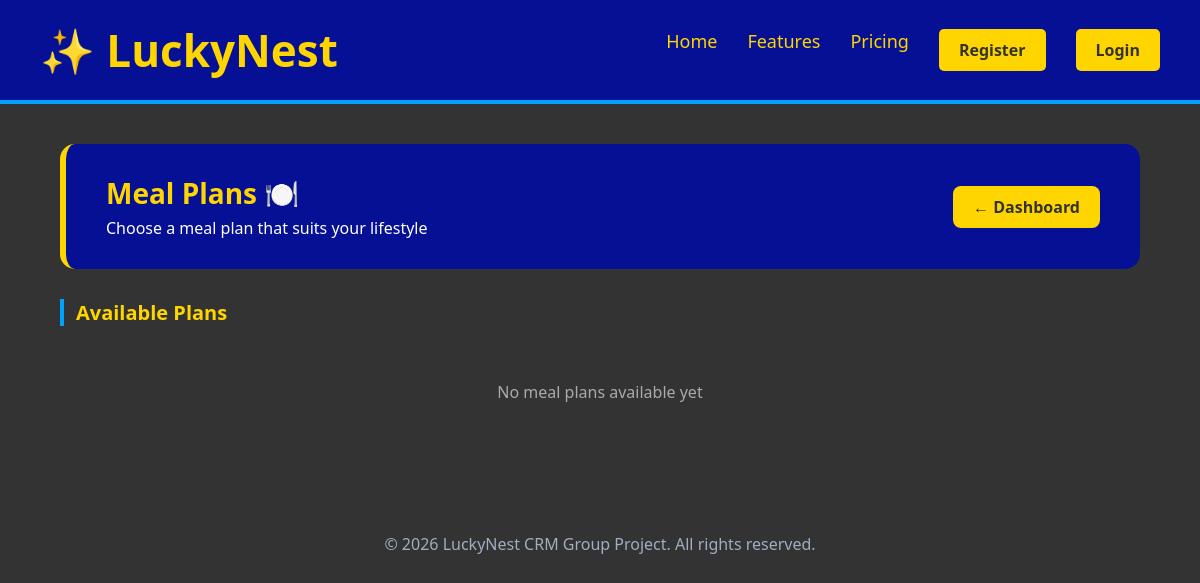
Page /meal_plans (signed in) on the earlier database version.
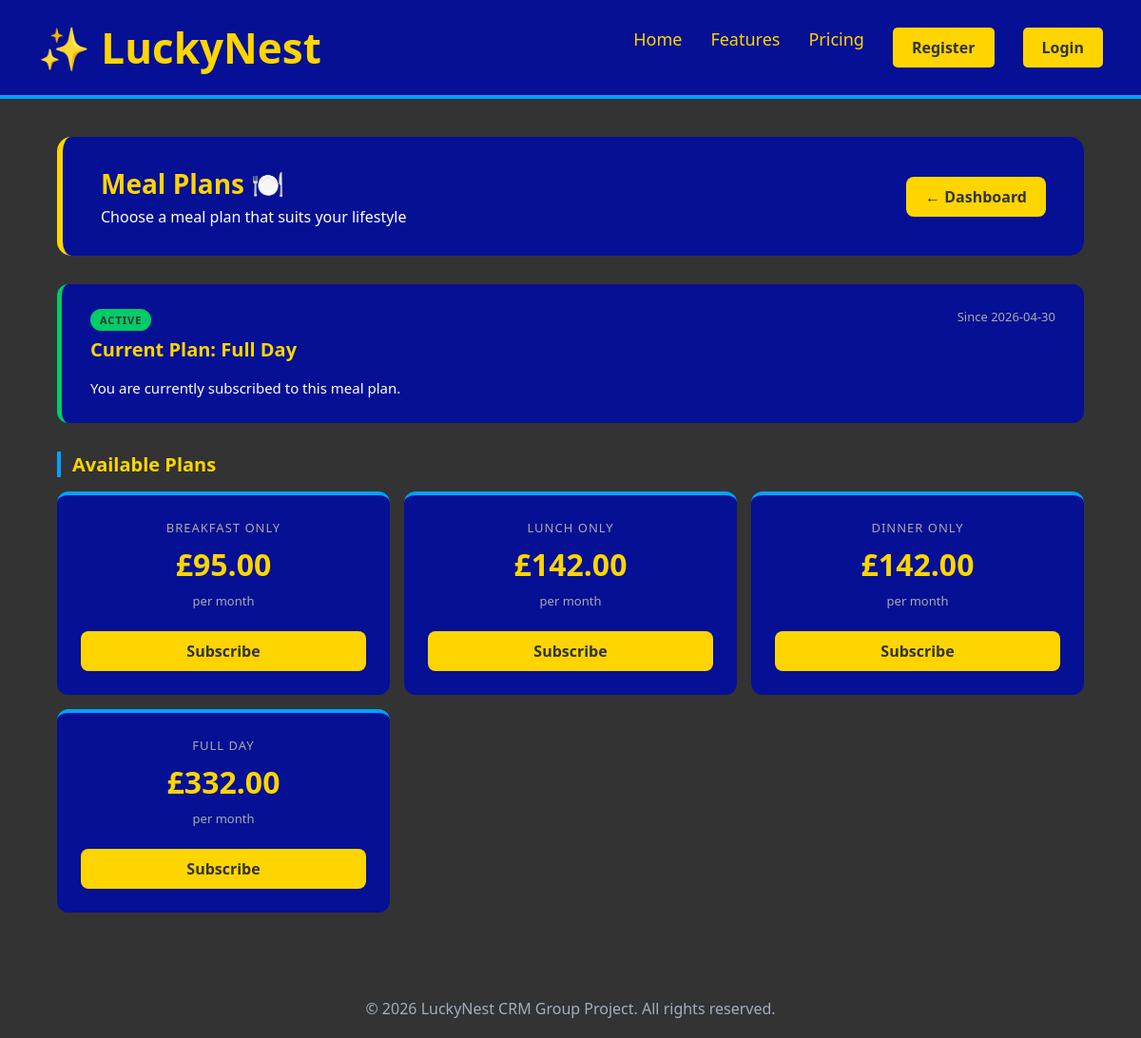
Same page on the later database version.
### tables this page shows
CREATE TABLE MealPlan (
        PlanID INTEGER PRIMARY KEY AUTOINCREMENT,
        PlanName VARCHAR(50),
        PlanPrice DECIMAL(10,2) NOT NULL
    );

CREATE TABLE MealSubscription (
        SubscriptionID INTEGER PRIMARY KEY AUTOINCREMENT,
        GuestID INT NOT NULL,
        PlanID INT NOT NULL,
        StartDate DATE NOT NULL,
        EndDate DATE,
        Status VARCHAR(20) NOT NULL DEFAULT 'Pending',
        FOREIGN KEY (GuestID) REFERENCES Guest(GuestID),
        FOREIGN KEY (PlanID) REFERENCES MealPlan(PlanID)
    );

### app.py (the view)
@app.route('/meal_plans')
def meal_plans():
    if 'user_id' not in session:
        return redirect(url_for('login'))
    conn = get_db()
    plans = conn.execute('SELECT * FROM MealPlan').fetchall()
    guest = conn.execute('SELECT GuestID FROM Guest WHERE UserID = ?',
                         (session['user_id'],)).fetchone()
    subscription = None
    if guest:
        subscription = conn.execute('''
            SELECT ms.*, mp.PlanName FROM MealSubscription ms
            JOIN MealPlan mp ON ms.PlanID = mp.PlanID
            WHERE ms.GuestID = ? AND ms.Status = 'Active'
        ''', (guest['GuestID'],)).fetchone()
    conn.close()
    return render_template('meal_plans.html', plans=plans,
                           subscription=subscription)

### database.py (called while the page is built)
def get_db():
    conn = sqlite3.connect('luckynest.db')
    conn.row_factory = sqlite3.Row
    return conn

### templates/meal_plans.html (shortened to what this page needs)
{% extends "base.html" %}
{% block content %}
<div class="dashboard-wrapper">
    <div class="dashboard-banner">
        <div>
            <h1>Meal Plans 🍽️</h1>
            <p>Choose a meal plan that suits your lifestyle</p>
        </div>
        <a href="{{ url_for('dashboard') }}" class="btn-logout">← Dashboard</a>
    </div>
    {% if subscription %}
    <div class="announcement-card" style="border-left-color:#00cc66;">
        <div class="announcement-header">
            <div>
                <span class="announcement-type" style="background:#00cc66; color:#333;">Active</span>
                <h2 class="announcement-title">Current Plan: {{ subscription.PlanName }}</h2>
            </div>
            <span class="announcement-date">Since {{ subscription.StartDate }}</span>
        </div>
        <p class="announcement-body">You are currently subscribed to this meal plan.</p>
    </div>
    {% endif %}
    <div class="section-title">Available Plans</div>
    <div class="actions-grid" style="grid-template-columns: repeat(3, 1fr);">
        {% if plans %}
            {% for plan in plans %}
            <div class="kpi-card" style="text-align:center;">
                <span class="kpi-label">{{ plan.PlanName }}</span>
                <span class="kpi-value">£{{ "%.2f"|format(plan.PlanPrice) }}</span>
                <span class="kpi-sub">per month</span>
                <a href="{{ url_for('subscribe_meal', plan_id=plan.PlanID) }}"
                   style="margin-top:15px; background:#FFD500; color:#333; padding:10px 20px;
                          border-radius:8px; text-decoration:none; font-weight:bold;
                          display:inline-block;">
                    Subscribe
                </a>
            </div>
            {% endfor %}
        {% else %}
            <div style="text-align:center; padding:40px; color:#aaa; grid-column: span 3;">
                No meal plans available yet
            </div>
        {% endif %}
    </div>
</div>
{% endblock %}

### templates/base.html (shortened to what this page needs)
<!DOCTYPE html>
<html lang="en">
<head>
    <link rel="stylesheet" href="{{ url_for('static', filename='css/styles.css') }}">
</head>
<body>
    <nav class="navbar">
        <a href="{{ url_for('home') }}" class="logo">✨ LuckyNest</a>
        <div class="nav-links">
            <a href="{{ url_for('home') }}">Home</a>
            <a href="#features">Features</a>
            <a href="#pricing">Pricing</a>
            <a href="{{ url_for('register') }}" class="btn-register">Register</a>
            <a href="{{ url_for('login') }}" class="btn-login">Login</a>
        </div>
    </nav>
    <main>
        {% block content %}
        {% endblock %}
    </main>
    <footer class="footer">
        <p>&copy; 2026 LuckyNest CRM Group Project. All rights reserved.</p>
    </footer>
</body>
</html>

### static/CSS/styles.css (style rules this page uses)
* { margin: 0; padding: 0; box-sizing: border-box; font-family: 'Segoe UI', Tahoma, Geneva, Verdana, sans-serif; }
body { background-color: #333; color: #333; display: flex; flex-direction: column; min-height: 100vh; }
.navbar { color: #FFD500; background-color: #051094; padding: 20px 40px; display: flex; justify-content: space-between; align-items: center; border-bottom: 4px solid #00A2FF; }
.logo { color: #FFD500; font-size: 44px; font-weight: bold; text-decoration: none; }
.nav-links { color:#051094; list-style: none; display: flex; gap: 30px; }
.nav-links a { color: #FFD500; text-decoration: none; font-size: 18px; transition: color 0.3s ease; }
.nav-links .btn-login, .nav-links .btn-register, .btn-primary { background-color: #FFD500; color: #333; padding: 10px 20px; font-size: 16px; font-weight: bold; border: none; border-radius: 5px; cursor: pointer; transition: background-color 0.3s ease, color 0.3s ease; display: inline-block; text-decoration: none; text-align: center; }
.dashboard-wrapper { padding: 40px 5%; color: white; }
.dashboard-banner { background-color: #051094; border-radius: 15px; padding: 30px 40px; display: flex; justify-content: space-between; align-items: center; margin-bottom: 30px; border-left: 6px solid #FFD500; }
.dashboard-banner h1 { color: #FFD500; font-size: 28px; }
.dashboard-banner p { color: white; margin-top: 5px; }
.btn-logout { background-color: #FFD500; color: #333; padding: 10px 20px; border-radius: 8px; text-decoration: none; font-weight: bold; transition: background-color 0.3s; }
.kpi-card { background-color: #051094; border-radius: 12px; padding: 25px; display: flex; flex-direction: column; gap: 8px; border-top: 4px solid #00A2FF; }
.kpi-label { color: #aaa; font-size: 13px; text-transform: uppercase; letter-spacing: 1px; }
.kpi-value { color: #FFD500; font-size: 32px; font-weight: bold; }
.kpi-sub { color: #aaa; font-size: 13px; }
.section-title { color: #FFD500; font-size: 20px; font-weight: bold; margin: 30px 0 15px 0; border-left: 4px solid #00A2FF; padding-left: 12px; }
.actions-grid { display: grid; grid-template-columns: repeat(4, 1fr); gap: 15px; margin-bottom: 30px; }
.footer p { color: #A0AEC0; text-align: center; padding: 20px; }
.announcement-card { background-color: #051094; border-radius: 12px; padding: 25px 30px; margin-bottom: 20px; border-left: 5px solid #00A2FF; }
.announcement-header { display: flex; justify-content: space-between; align-items: flex-start; margin-bottom: 15px; }
.announcement-title { color: #FFD500; font-size: 20px; margin-top: 8px; }
.announcement-date { color: #aaa; font-size: 13px; white-space: nowrap; }
.announcement-body { color: white; font-size: 15px; line-height: 1.6; }
.announcement-type { font-size: 11px; font-weight: bold; padding: 4px 10px; border-radius: 20px; text-transform: uppercase; letter-spacing: 1px; }

Differences in the rows shown:
added MealPlan: PlanName "Full Day", PlanName "FULL DAY", PlanPrice "332.00"
added MealSubscription: StartDate "2026-04-30"
added MealPlan: PlanName "BREAKFAST ONLY", PlanPrice "95.00"
added MealPlan: PlanName "LUNCH ONLY", PlanPrice "142.00"
added MealPlan: PlanName "DINNER ONLY", PlanPrice "142.00"
Other differences:
text no longer shown: "No meal plans available yet"
text now shown: "ACTIVE Current Plan: Since You are currently subscribed to this meal plan."
